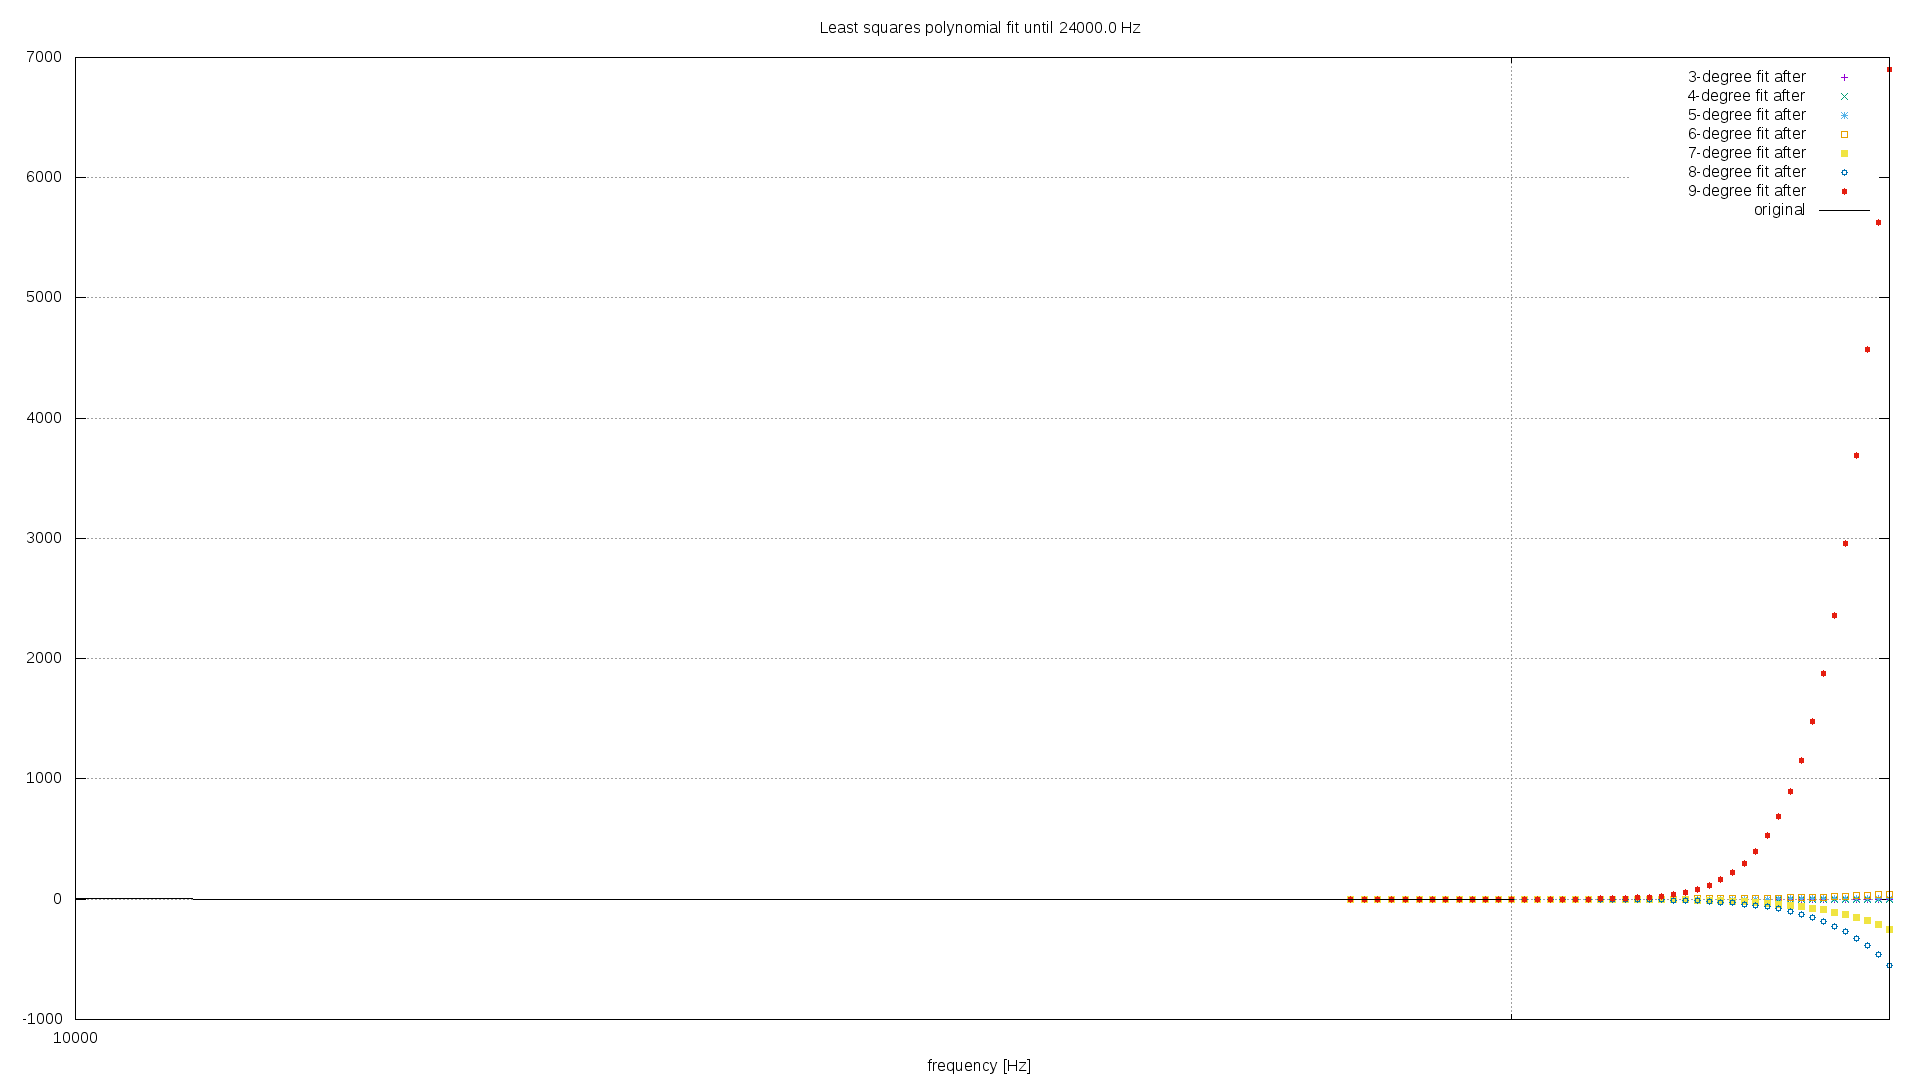

Recreate this plot in gnuplot.
set title "Least squares polynomial fit until 24000.0 Hz"
set term png size 1920,1080
set output "fit-after-7009116.png"
set logscale x
set xrange [10000:24000]
set xlabel "frequency [Hz]"
set grid ytics lt 1
set grid xtics lt 1
set grid mxtics lt 0
plot \
"fit-after-7009116-3.tsv" using 1:2 title "3-degree fit after", \
"fit-after-7009116-4.tsv" using 1:2 title "4-degree fit after", \
"fit-after-7009116-5.tsv" using 1:2 title "5-degree fit after", \
"fit-after-7009116-6.tsv" using 1:2 title "6-degree fit after", \
"fit-after-7009116-7.tsv" using 1:2 title "7-degree fit after", \
"fit-after-7009116-8.tsv" using 1:2 title "8-degree fit after", \
"fit-after-7009116-9.tsv" using 1:2 title "9-degree fit after", \
"../data/7009116.tsv" using 1:2 title "original" with lines
set title "Zoomed least squares polynomial fit until 16000.0 - 24000.0 Hz"
set output "fit-after-zoom-7009116.png"
set xrange [16000:24000]
set yrange [-6:2]
replot
